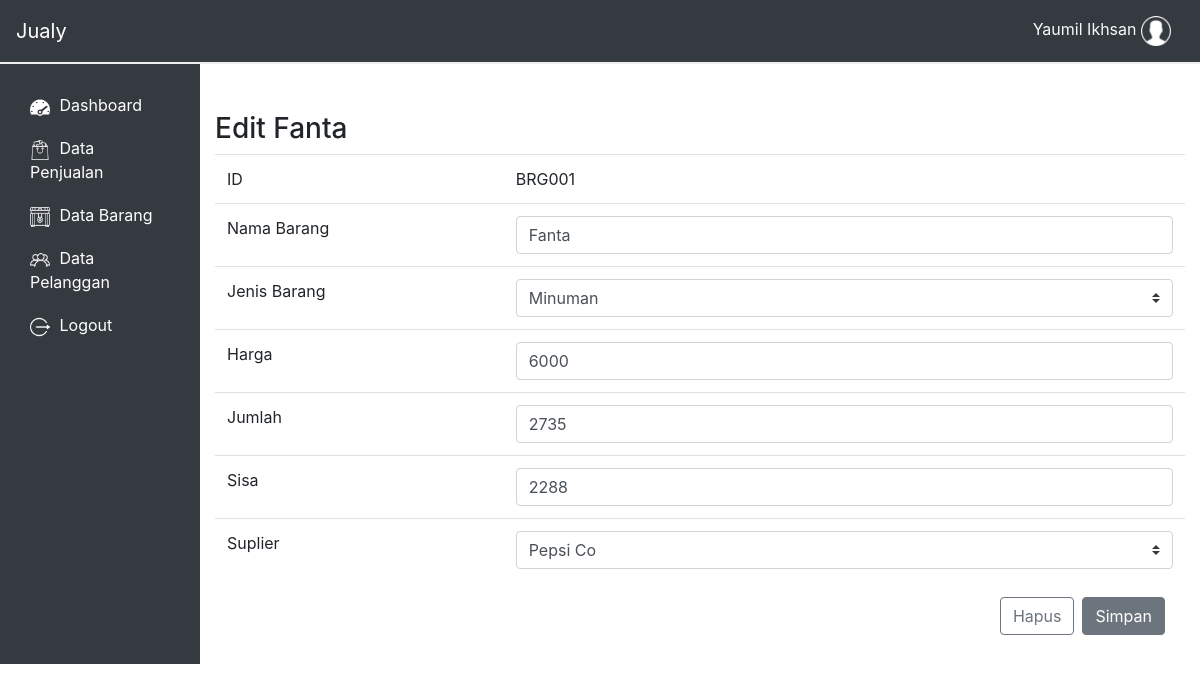
The app's page /dashboard/barang_edit.php?kode=BRG001 (signed in) with its own data.
### tables this page shows
CREATE TABLE `pegawai` (
  `id_pegawai` varchar(8) NOT NULL,
  `nama_pegawai` varchar(30) NOT NULL,
  `password` varchar(20) NOT NULL,
  `jenis_kelamin` set('Perempuan','Laki-laki') NOT NULL,
  `alamat` varchar(60) NOT NULL,
  `no_hape` varchar(13) NOT NULL,
  `shift` set('Pagi','Siang','Malam') NOT NULL
);

CREATE TABLE `barang` (
  `nama_brg` varchar(30) NOT NULL,
  `jenis_brg` set('Makanan','Minuman','Rumah Tangga') NOT NULL,
  `kode_barang` varchar(8) NOT NULL,
  `harga_brg` int(7) NOT NULL,
  `jumlah` int(6) NOT NULL,
  `sisa` int(6) NOT NULL,
  `suplier` varchar(50) NOT NULL
);

### dashboard/functions/act.php (called while the page is built, shortened)
<?php
    function ambil($query){
        global $link;
        if($ambil = mysqli_query($link, $query) or die(mysqli_error())){
            return $ambil;
        }
    }
    function ambil_nama_pegawai($kode_username){
        $query = "SELECT nama_pegawai FROM pegawai WHERE id_pegawai='$kode_username'";
        return ambil($query);
    }
    function detail_barang($kode){
        $query = "SELECT * FROM barang WHERE kode_barang='$kode'";
        return ambil($query);
    }
    function pilih_jenis(){
        $query = "SELECT DISTINCT(jenis_brg) AS jenis_brg FROM barang";
        return ambil($query);
    }
    function pilih_penyuplai(){
        $query = "SELECT nama_pemasok FROM pemasok";
        return ambil($query);
    }
?>

### dashboard/barang_edit.php (the view, shortened to what this page needs)
<?php
    require 'view/header.php';
    $kode = $_GET['kode'];
    $data = detail_barang($kode);
    while ($row = mysqli_fetch_array($data)){
?>
<br>
<br>
<div class="container-fluid">
    <form id="data" action="" method="post">
        <div class="row">
            <div class="col-12">
                <h3>Edit <?php echo $row['nama_brg'] ?></h3>
                <table class="table">
                    <tr>
                        <td>ID</td>
                        <td><?= $row['kode_barang'] ?></td>
                    </tr>
                    <tr>
                        <td id="nama_td">Nama Barang</td>
                        <td><input id="nama" name="nama" type="text" class="form-control" value="<?php echo $row['nama_brg']?>"></td>
                    </tr>
                    <tr>
                        <td>Jenis Barang</td>
                        <td>
                        <select class="custom-select" name="jenis" id="jenisBarang">
                            <?
                            $jenis = pilih_jenis();
                            while($pilih_jenis_brg = mysqli_fetch_array($jenis)) {
                            ?>
                            <option value="<?= $pilih_jenis_brg['jenis_brg'] ?>"><?= $pilih_jenis_brg['jenis_brg'] ?></option>
                            <?
                            }
                            ?>
                        </select>
                        </td>
                    </tr>
                    <tr>
                        <td>Harga</td>
                        <td>
                            <input name="harga" type="text" class="form-control" value="<?php echo $row['harga_brg']?>">
                        </td>
                    </tr>
                    <tr>
                        <td>Jumlah</td>
                        <td><input name="jumlah" type="text" class="form-control" value="<?php echo $row['jumlah']?>"></td>
                    </tr>
                    <tr>
                        <td>Sisa</td>
                        <td><input name="sisa" type="text" class="form-control" value="<?php echo $row['sisa']?>"></td>
                    </tr>
                    <tr>
                        <td>Suplier</td>
                        <td>
                        <select class="custom-select" name="suplier" id="penyuplai">
                            <?
                            $pilih_penyuplai = pilih_penyuplai();
                            while($penyuplai = mysqli_fetch_array($pilih_penyuplai)) {
                            ?>
                            <option value="<?= $penyuplai['nama_pemasok'] ?>"><?= $penyuplai['nama_pemasok'] ?></option>
                            <?
                            }
                            ?>
                        </select>
                        </td>
                    </tr>
                </table>
            </div>
        </div>
<?php } ?>
        <div class="row justify-content-end mr-3">
            <input type="button" id="hapus" class="btn btn-outline-secondary mx-1"
                onclick="if(confirm('Apakah kamu yakin ingin menghapus barang ini?')){
                        location.href='barang_hapus.php?kode=<?= $kode ?>'
                        }" value="Hapus">
            <input type="submit" name="update_barang" class="btn btn-secondary mx-1" value="Simpan">
        </div>
    </form>
</div>
<?php require_once 'view/footer.php'; ?>

### dashboard/view/header.php (shortened to what this page needs)
<!DOCTYPE html>
<html lang="en">
<head>
	<link rel="stylesheet" href="assets\bootstrap\css\bootstrap.min.css">
	<link rel="stylesheet" href="assets\bootstrap\css\daterangepicker.css">
	<link rel="stylesheet" href="main.css">
	<?
		if($_SESSION['username']=="admin"){
			$username = "Admin";
		}
		else {
			$kode_username = $_SESSION['username'];
			$hasil_ambil = ambil_nama_pegawai($kode_username);
			$data_username = mysqli_fetch_assoc($hasil_ambil);
			$username = $data_username['nama_pegawai'];
		}
	?>
</head>
<body>
<div class="row no-gutters">
	<div class="col-12">
		<nav class="navbar navbar-expand-lg navbar-dark bg-dark navbar-jualy">
			<a class="navbar-brand text-white" href="/jualy/">Jualy</a>
			<div class="navbar-collapse collapse justify-content-end" id="target-menu">
				<ul  class="nav navbar-nav">
					<li class="nav-item">
						<a class="text-light nav-link" href="#">
						<?= $username;?>
						<span id="icon-menu">
								<img style="width: 30px; height:auto;" src="assets/img/user.png">
							</span>
					</a>
					</li>
				</ul>
			</div>
		</nav>
	</div>
</div>
<div class="body-jualy">
	<div class="row no-gutters">
		<div class="col-2 bg-dark">
			<div id="nav-jualy">
				<div id="side-nav">
					<div class="list-group">
						<div class="list-group-item bg-dark"></div>
						<a class="list-group-item list-group-item-action bg-dark text-white" href="index.php">
							<span id="icon-menu">
								<img style="width: 20px; height:auto;" src="assets/img/dashboard.png">
							</span>
							Dashboard
						</a>
						<a class="list-group-item list-group-item-action bg-dark text-white" href="penjualan.php">
							<span id="icon-menu">
								<img style="width: 20px; height:auto;" src="assets/img/penjualan.png">
							</span>
							Data Penjualan
						</a>
						<a class="list-group-item list-group-item-action bg-dark text-white" href="barang.php">
							<span id="icon-menu">
								<img style="width: 20px; height:auto;" src="assets/img/barang.png">
							</span>
							Data Barang
						</a>
						<a class="list-group-item list-group-item-action bg-dark text-white" href="pembeli.php">
							<span id="icon-menu">
								<img style="width: 20px; height:auto;" src="assets/img/pembeli.png">
							</span>
							Data Pelanggan
						</a>
						<a class="list-group-item list-group-item-action bg-dark text-white" href="../logout.php">
							<span id="icon-menu">
								<img style="width: 20px; height:auto;" src="assets/img/logout.png">
							</span>
							Logout
						</a>
						<div class="list-group-item bg-dark"></div>
					</div>
				</div>
			</div>
		</div>
		<div class="col-10">
			<div class="content-jual">

### dashboard/main.css (style rules this page uses)
* { margin: 0; padding: 0; }
.body-jualy .row .col-2 { margin: 0; }
.navbar-jualy { border-bottom: 2px solid #eee; }
#side-nav { height: 600px; }
.list-group-item { border: none; padding: 10px 30px; border-radius: 0; }
.list-group { border-radius: 0; }
#icon-menu { margin-right: 5px; }

### records on screen
pegawai: nama_pegawai "Yaumil Ikhsan"
barang: nama_brg "Fanta", kode_barang "BRG001", nama "Fanta", harga "6000", jumlah "2735", sisa "2288"

### other values on screen
form field jenis "Minuman"
form field suplier "Pepsi Co"
